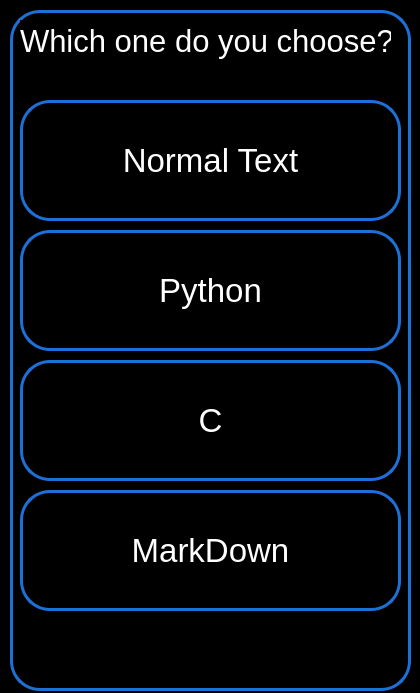
<?xml version="1.0" encoding="UTF-8"?>
<ui version="4.0">
 <class>Dialog</class>
 <widget class="QDialog" name="Dialog">
  <property name="geometry">
   <rect>
    <x>0</x>
    <y>0</y>
    <width>420</width>
    <height>693</height>
   </rect>
  </property>
  <property name="windowTitle">
   <string>Dialog</string>
  </property>
  <property name="styleSheet">
   <string notr="true">color: rgb(255, 255, 255);
background-color: rgb(0, 0, 0);</string>
  </property>
  <widget class="QLabel" name="label">
   <property name="geometry">
    <rect>
     <x>10</x>
     <y>10</y>
     <width>401</width>
     <height>681</height>
    </rect>
   </property>
   <property name="styleSheet">
    <string notr="true">border-radius: 30px;
border: 3px solid rgb(28, 113, 216);
text-align: center;
</string>
   </property>
   <property name="text">
    <string/>
   </property>
  </widget>
  <widget class="QLabel" name="label_2">
   <property name="geometry">
    <rect>
     <x>20</x>
     <y>20</y>
     <width>371</width>
     <height>41</height>
    </rect>
   </property>
   <property name="font">
    <font>
     <pointsize>23</pointsize>
    </font>
   </property>
   <property name="text">
    <string>Which one do you choose?</string>
   </property>
  </widget>
  <widget class="QPushButton" name="Normal">
   <property name="geometry">
    <rect>
     <x>20</x>
     <y>100</y>
     <width>381</width>
     <height>121</height>
    </rect>
   </property>
   <property name="font">
    <font>
     <pointsize>25</pointsize>
    </font>
   </property>
   <property name="styleSheet">
    <string notr="true">border-radius: 30px;
border: 3px solid rgb(28, 113, 216);
text-align: center;
</string>
   </property>
   <property name="text">
    <string>Normal Text</string>
   </property>
  </widget>
  <widget class="QPushButton" name="Python">
   <property name="geometry">
    <rect>
     <x>20</x>
     <y>230</y>
     <width>381</width>
     <height>121</height>
    </rect>
   </property>
   <property name="font">
    <font>
     <pointsize>25</pointsize>
    </font>
   </property>
   <property name="styleSheet">
    <string notr="true">border-radius: 30px;
border: 3px solid rgb(28, 113, 216);
text-align: center;
</string>
   </property>
   <property name="text">
    <string>Python</string>
   </property>
  </widget>
  <widget class="QPushButton" name="C_Bu">
   <property name="geometry">
    <rect>
     <x>20</x>
     <y>360</y>
     <width>381</width>
     <height>121</height>
    </rect>
   </property>
   <property name="font">
    <font>
     <pointsize>25</pointsize>
    </font>
   </property>
   <property name="styleSheet">
    <string notr="true">border-radius: 30px;
border: 3px solid rgb(28, 113, 216);
text-align: center;
</string>
   </property>
   <property name="text">
    <string>C</string>
   </property>
  </widget>
  <widget class="QPushButton" name="MarkDown">
   <property name="geometry">
    <rect>
     <x>20</x>
     <y>490</y>
     <width>381</width>
     <height>121</height>
    </rect>
   </property>
   <property name="font">
    <font>
     <pointsize>25</pointsize>
    </font>
   </property>
   <property name="styleSheet">
    <string notr="true">border-radius: 30px;
border: 3px solid rgb(28, 113, 216);
text-align: center;
</string>
   </property>
   <property name="text">
    <string>MarkDown</string>
   </property>
  </widget>
 </widget>
 <resources/>
 <connections/>
</ui>
